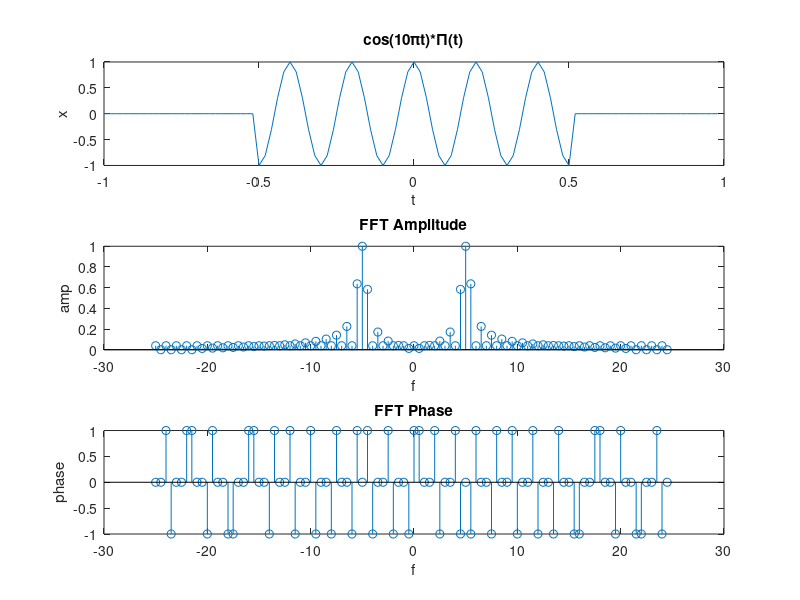

MATLAB code for this plot:
fs = 50;    ts = 1/fs;
tstart = -1; tend = 1;
t = tstart:ts:tend-ts;
x1 = cos(2*pi*5*t);
x2 = abs(t)<=0.5;
x3 = x1.*x2;

S = fftshift(fft(x3));
N = length(x3);
F = -fs/2:fs/N:fs/2-fs/N;

subplot(3,1,1)
plot(t,x3) % Signal in Time Domain
title cos(10\pit)*\Pi(t)
xlabel t; ylabel x

S = S .* (abs(S)>.01*max(abs(S)));
absS = abs(S)/max(abs(S));
subplot(3,1,2)
stem(F, absS) % Amp
title("FFT Amplitude")
xlabel f; ylabel amp

subplot(3,1,3)
stem(F,angle(S)/pi) % Phase
title("FFT Phase")
xlabel f; ylabel phase